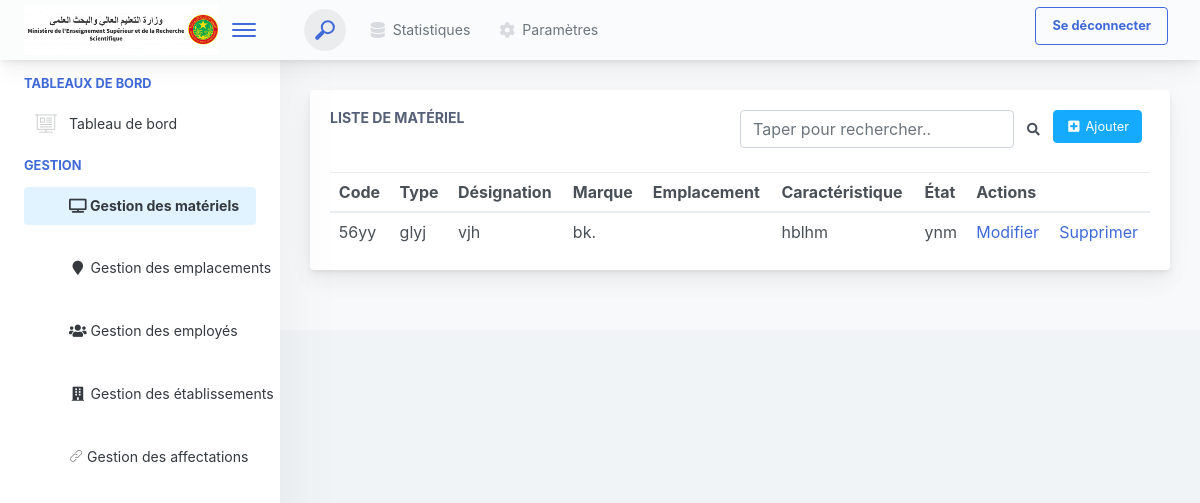
Page /materiel/ (signed in) on the earlier database version.
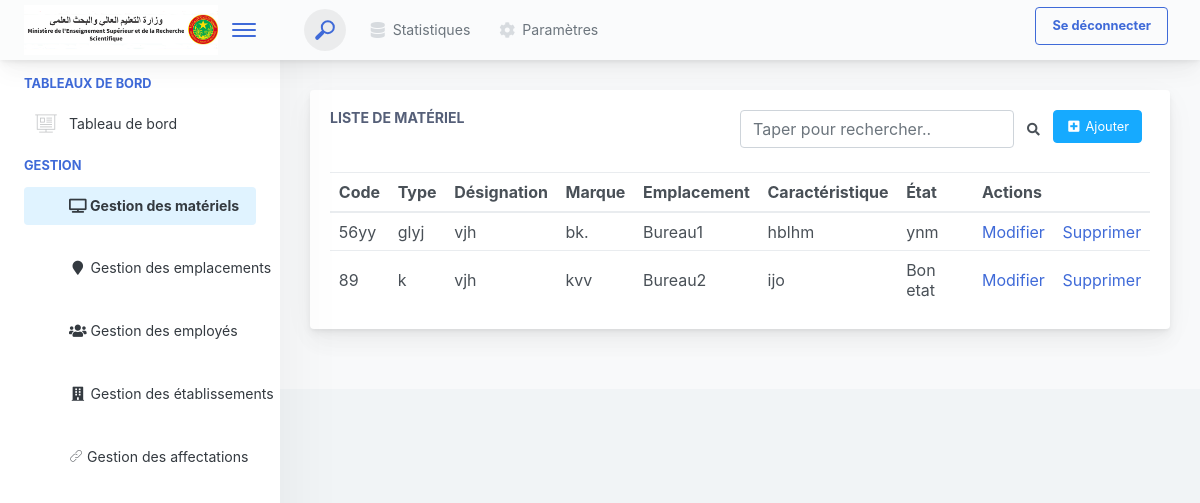
Same page on the later database version.
### accounts/models.py (models this page shows, shortened)
class Materiel(models.Model):
    code = models.CharField(max_length=50, unique=True)
    type = models.CharField(max_length=100)
    designation = models.CharField(max_length=200)
    marque = models.CharField(max_length=100)
    caracteristique = models.TextField()
    etat = models.CharField(max_length=50)

class Emplacement(models.Model):
    designation = models.CharField(max_length=200)
    id_etablissement = models.ForeignKey(Etablissement, on_delete=models.CASCADE)
    id_employee = models.ForeignKey(Employee, on_delete=models.CASCADE)

### GestionVentes/views.py (the view)
# urls.py: path('materiel/', views.materiel, name="materiel"),
@login_required(login_url='login')
def materiel(request):
    materiels = Materiel.objects.all()
    for materiel in materiels:
        affectations = Affectation.objects.filter(id_materiel=materiel)
        emplacements = [affectation.id_emplacement.designation for affectation in affectations]
        materiel.emplacements = emplacements
    return render(request,"materiels/index.html",{"materiels": materiels,"navbar":'materiel'})

### GestionVentes/templates/materiels/index.html (shortened to what this page needs)
{% extends 'navbar.html' %}
{% block content %}
  <div class="app-main__inner">
    <div class="app-page-title">
      <div class="row">
        <div class="col-lg-12">
          <div class="main-card mb-3 card">
            <div class="card-body">
              <div style="display: flex ; justify-content: space-between;">
                <div>
                  <h5 class="card-title">Liste de matériel</h5>
                </div>
                <div style="display: flex ; justify-content: space-between;">
                  <div style="display: flex ; justify-content: space-between;" >
                    <input class="form-control"   type="text" id="myInput" onkeyup="myFunction()" placeholder="Taper pour rechercher..">
                    <button class="btn" type="submit"><i class="fa fa-search"></i></button>
                  </div>
                  <div>
                    <a href="{% url 'add_materiel' %}" class="mb-2 mr-2 btn btn-info"><i class="fa fa-fw" aria-hidden="true" title="Copier pour utiliser plus-square"></i> Ajouter </a>
                  </div>
                </div>
              </div>
              <br>
              <table class="mb-0 table" id="myTable">
                <thead>
                  <tr>
                    <th>Code</th>
                    <th>Type</th>
                    <th>Désignation</th>
                    <th>Marque</th>
                    <th>Emplacement</th>
                    <th>Caractéristique</th>
                    <th>État</th>
                    <th colspan="2" >Actions</th>
                  </tr>
                </thead>
                <tbody>
                  {% for i in materiels %}
                  <tr>
                    <td>{{i.code}}</td>
                    <td>{{i.type}}</td>
                    <td>{{i.designation}}</td>
                    <td>{{i.marque}}</td>
                    <td>
                        {% for emplacement in i.emplacements %}
                            {{ emplacement }}<br>
                        {% endfor %}
                    </td>
                    <td>{{i.caracteristique}}</td>
                    <td>{{i.etat}}</td>
                    <td>
                      <a class='button' href="/edit_materiel/{{i.id}}">Modifier</a>
                    </td>
                    <td>
                      <a class='button' href="/delete_materiel/{{i.id}}">Supprimer</a>
                    </td>
                  </tr>
                  {% endfor %}
                </tbody>
              </table>
            </div>
          </div>
        </div>
      </div>
    </div>
  </div>
{% endblock %}

Differences in the rows shown:
added Emplacement: emplacements "Bureau1"
added Materiel: code "89", type "k", designation "vjh", marque "kvv", caracteristique "ijo", etat "Bon etat"
added Emplacement: emplacements "Bureau2"
